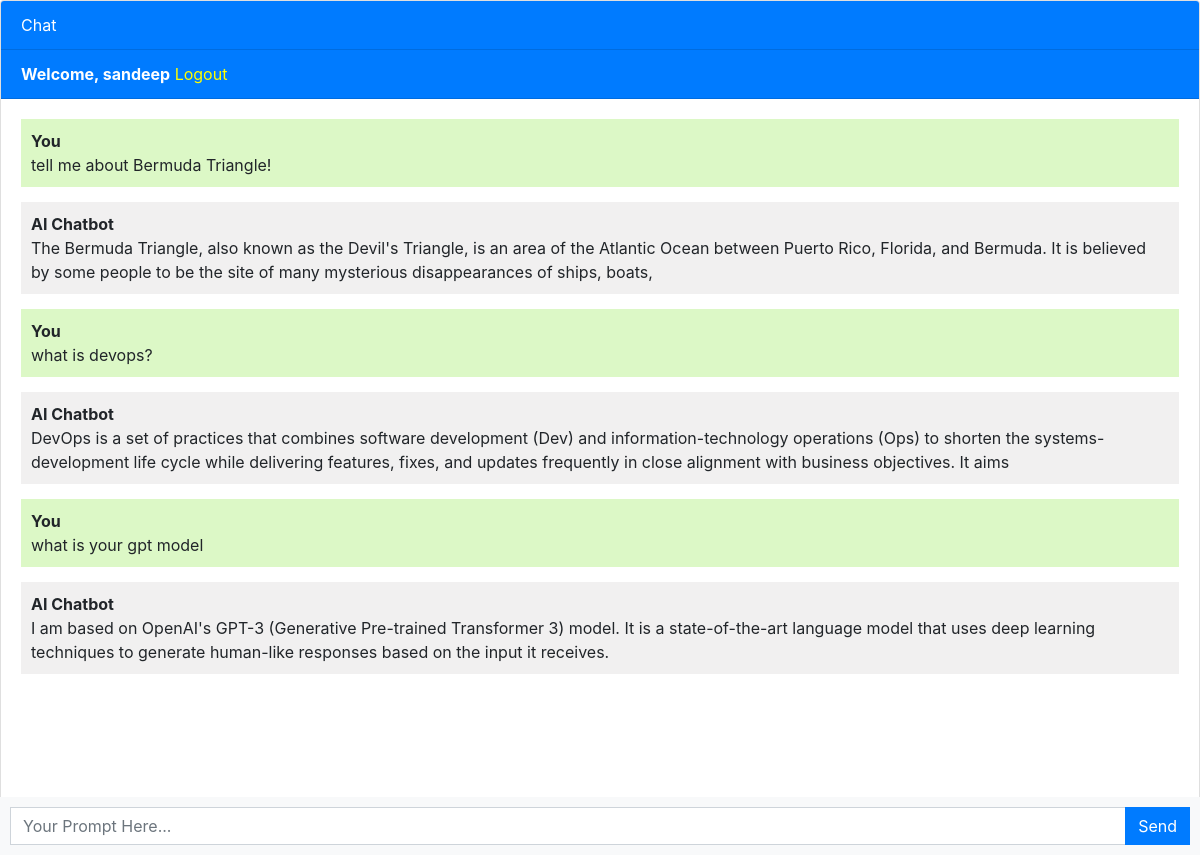
The app's page / (signed in), older data.
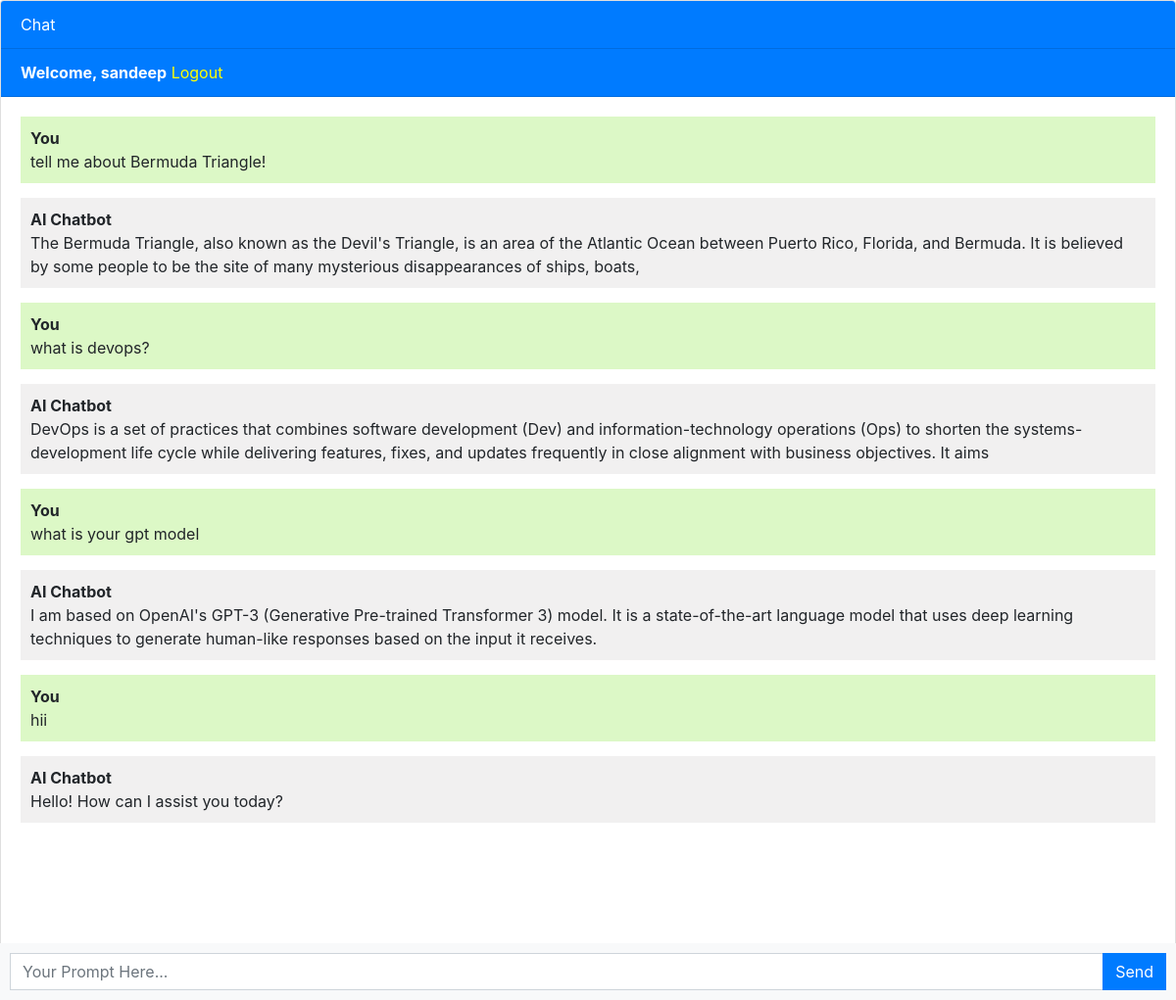
The same page, newer data.
### chatbot/models.py (models this page shows, shortened)
class Chat(models.Model):
    user = models.ForeignKey(User, on_delete=models.CASCADE)
    message = models.TextField()
    response = models.TextField()
    created_at = models.DateTimeField(auto_now_add=True)

### chatbot/views.py (the view)
# urls.py: path('', views.chatbot, name = 'chatbot'),
@login_required
def chatbot(request):
    chats = Chat.objects.filter(user=request.user)
    if request.method == 'POST':
        message = request.POST.get('message')
        reponse = ask_openai(message)
        chat = Chat(user=request.user, message=message, response=reponse, created_at=timezone.now())
        chat.save()
        return JsonResponse({'message':message, 'response':reponse})
    return render(request, 'chatbot.html', {'chats': chats})

### templates/chatbot.html (shortened to what this page needs)
{% extends 'base.html' %}
{% block content %}
<div class="chat-container" >
  <div class="card flex-grow-1">
    <div class="card-header bg-primary text-white">Chat</div>
    {% if user.is_authenticated %}
    <div class="card-header bg-primary text-white"><b>Welcome, {{user.username}}</b>   <a style="color: yellow;" href="logout">Logout</a></div>
    {% else %}
    <div class="card-header bg-primary text-white"><a style="color: yellow" href="login">Login</a>   <a style="color: yellow;" href="register">Register</a></div>
    {% endif %}
    <div class="card-body messages-box">
      <ul class="list-unstyled messages-list">
        {% for chat in chats %}
          {% if chat.user == request.user %}
            <li class="message sent">
          <div class="message-text">
            <div class="message-sender">
              <b>You</b>
            </div>
            <div class="message-content">
              {{chat.message}}
            </div>
          </div>
        </li>
        <li class="message received">
          <div class="message-text">
            <div class="message-sender">
              <b>AI Chatbot</b>
            </div>
            <div class="message-content">
              {{chat.response}}
            </div>
          </div>
        </li>
          {% endif %}
        {% endfor %}
      </ul>
    </div>
    <br><br>
    <br><br>
    <br><br>
  </div>
  <form class="message-form">
    <div class="input-group">
      <input type="text" class="form-control message-input" placeholder="Your Prompt Here...">
      <div class="input-group-append">
        <button type="submit" class="btn btn-primary btn-send">Send</button>
      </div>
    </div>
  </form>
</div>
{% endblock %}

### templates/base.html (shortened to what this page needs)
<!DOCTYPE html>
<html lang="en">
  <head>
    <link rel="stylesheet" href="https://stackpath.bootstrapcdn.com/bootstrap/4.3.1/css/bootstrap.min.css">
  </head>
  <body>
    {% block content %}{% endblock %}
  </body>
</html>

### templates/chatbot.html (style rules this page uses)
body, html { height: 100%; }
.messages-box { flex: 1; overflow-y: auto; }
.messages-list { padding-left: 0; }
.message { margin-bottom: 15px; list-style: none; }
.message-text { padding: 10px; border-radius: 5px; }
.sent { background-color: #dcf8c6; align-self: flex-end; }
.received { background-color: #f1f0f0; align-self: flex-start; }
.message-form { display: flex; position: fixed; bottom: 0; left: 0; right: 0; padding: 10px; background-color: #f8f9fa; }
.message-input { flex: 1; border-radius: 0; border-right: none; }
.btn-send { border-radius: 0; }
.chat-container { height: 100%; display: flex; flex-direction: column; }

Row changes from the older to the newer data that the page shows:
added Chat: message "hii", response "Hello! How can I assist you today?"
